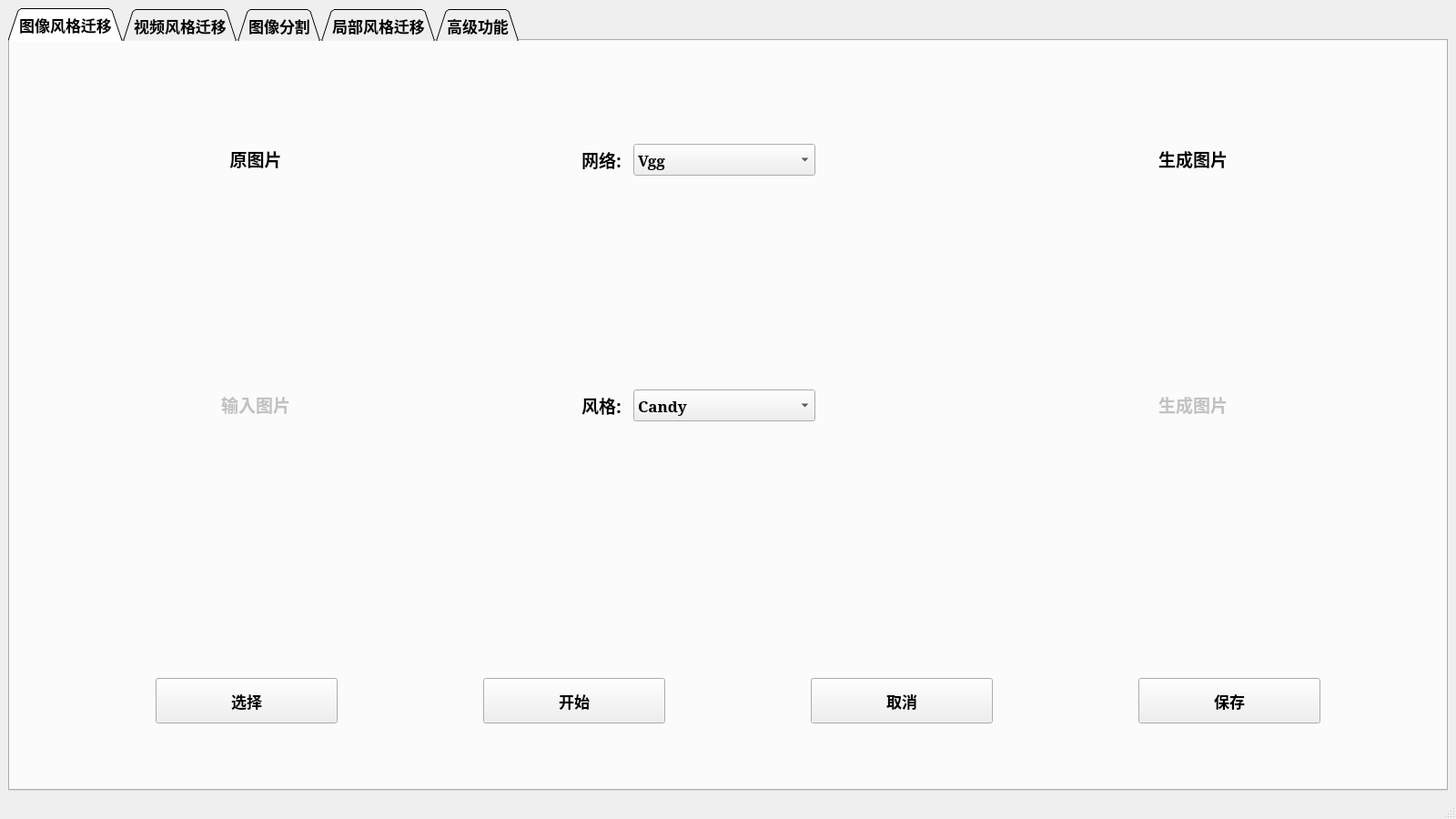
<?xml version="1.0" encoding="UTF-8"?>
<ui version="4.0">
 <class>MainWindow</class>
 <widget class="QMainWindow" name="MainWindow">
  <property name="geometry">
   <rect>
    <x>0</x>
    <y>0</y>
    <width>1600</width>
    <height>900</height>
   </rect>
  </property>
  <property name="windowTitle">
   <string>MainWindow</string>
  </property>
  <widget class="QWidget" name="centralwidget">
   <property name="font">
    <font>
     <family>Constantia</family>
     <pointsize>13</pointsize>
     <weight>75</weight>
     <bold>true</bold>
    </font>
   </property>
   <layout class="QHBoxLayout" name="horizontalLayout">
    <item>
     <widget class="QTabWidget" name="main_gui">
      <property name="font">
       <font>
        <stylestrategy>PreferAntialias</stylestrategy>
       </font>
      </property>
      <property name="focusPolicy">
       <enum>Qt::TabFocus</enum>
      </property>
      <property name="contextMenuPolicy">
       <enum>Qt::DefaultContextMenu</enum>
      </property>
      <property name="acceptDrops">
       <bool>false</bool>
      </property>
      <property name="tabShape">
       <enum>QTabWidget::Triangular</enum>
      </property>
      <property name="currentIndex">
       <number>0</number>
      </property>
      <widget class="QWidget" name="photo_trtansfer">
       <attribute name="title">
        <string>图像风格迁移</string>
       </attribute>
       <widget class="QPushButton" name="photo_pushButton_choice">
        <property name="geometry">
         <rect>
          <x>160</x>
          <y>700</y>
          <width>200</width>
          <height>50</height>
         </rect>
        </property>
        <property name="text">
         <string>选择</string>
        </property>
       </widget>
       <widget class="QLabel" name="photo_label_input">
        <property name="geometry">
         <rect>
          <x>20</x>
          <y>200</y>
          <width>500</width>
          <height>400</height>
         </rect>
        </property>
        <property name="text">
         <string>&lt;html&gt;&lt;head/&gt;&lt;body&gt;&lt;p align=&quot;center&quot;&gt;&lt;span style=&quot; font-size:14pt; color:#c2c2c2;&quot;&gt;输入图片&lt;/span&gt;&lt;/p&gt;&lt;/body&gt;&lt;/html&gt;</string>
        </property>
       </widget>
       <widget class="QLabel" name="photo_label_title">
        <property name="geometry">
         <rect>
          <x>20</x>
          <y>80</y>
          <width>500</width>
          <height>100</height>
         </rect>
        </property>
        <property name="text">
         <string>&lt;html&gt;&lt;head/&gt;&lt;body&gt;&lt;p align=&quot;center&quot;&gt;&lt;span style=&quot; font-size:14pt; font-weight:600; color:#000000;&quot;&gt;原图片&lt;/span&gt;&lt;/p&gt;&lt;/body&gt;&lt;/html&gt;</string>
        </property>
        <property name="wordWrap">
         <bool>false</bool>
        </property>
        <property name="margin">
         <number>3</number>
        </property>
        <property name="indent">
         <number>-1</number>
        </property>
       </widget>
       <widget class="QLabel" name="photo_label_title2">
        <property name="geometry">
         <rect>
          <x>615</x>
          <y>113</y>
          <width>70</width>
          <height>35</height>
         </rect>
        </property>
        <property name="text">
         <string>&lt;html&gt;&lt;head/&gt;&lt;body&gt;&lt;p align=&quot;center&quot;&gt;&lt;span style=&quot; font-size:14pt; font-weight:600; color:#000000;&quot;&gt;网络:&lt;/span&gt;&lt;/p&gt;&lt;/body&gt;&lt;/html&gt;</string>
        </property>
       </widget>
       <widget class="QLabel" name="photo_label_title3">
        <property name="geometry">
         <rect>
          <x>615</x>
          <y>383</y>
          <width>70</width>
          <height>35</height>
         </rect>
        </property>
        <property name="text">
         <string>&lt;html&gt;&lt;head/&gt;&lt;body&gt;&lt;p align=&quot;center&quot;&gt;&lt;span style=&quot; font-size:14pt; font-weight:600; color:#000000;&quot;&gt;风格:&lt;/span&gt;&lt;/p&gt;&lt;/body&gt;&lt;/html&gt;</string>
        </property>
       </widget>
       <widget class="QComboBox" name="photo_comboBox_net">
        <property name="geometry">
         <rect>
          <x>685</x>
          <y>113</y>
          <width>200</width>
          <height>35</height>
         </rect>
        </property>
        <item>
         <property name="text">
          <string>Vgg</string>
         </property>
        </item>
        <item>
         <property name="text">
          <string>Resnet</string>
         </property>
        </item>
        <item>
         <property name="text">
          <string>CycleGan</string>
         </property>
        </item>
       </widget>
       <widget class="QComboBox" name="photo_comboBox_type">
        <property name="geometry">
         <rect>
          <x>685</x>
          <y>383</y>
          <width>200</width>
          <height>35</height>
         </rect>
        </property>
        <item>
         <property name="text">
          <string>Candy</string>
         </property>
        </item>
        <item>
         <property name="text">
          <string>Cezanne</string>
         </property>
        </item>
        <item>
         <property name="text">
          <string>Cubist</string>
         </property>
        </item>
        <item>
         <property name="text">
          <string>Monet</string>
         </property>
        </item>
        <item>
         <property name="text">
          <string>Muse</string>
         </property>
        </item>
        <item>
         <property name="text">
          <string>Rain</string>
         </property>
        </item>
        <item>
         <property name="text">
          <string>Screen</string>
         </property>
        </item>
        <item>
         <property name="text">
          <string>Shipwreck</string>
         </property>
        </item>
        <item>
         <property name="text">
          <string>Strarry</string>
         </property>
        </item>
        <item>
         <property name="text">
          <string>Udnie</string>
         </property>
        </item>
        <item>
         <property name="text">
          <string>ukiyoe</string>
         </property>
        </item>
        <item>
         <property name="text">
          <string>vangogh</string>
         </property>
        </item>
       </widget>
       <widget class="QPushButton" name="photo_pushButton_start">
        <property name="geometry">
         <rect>
          <x>520</x>
          <y>700</y>
          <width>200</width>
          <height>50</height>
         </rect>
        </property>
        <property name="text">
         <string>开始</string>
        </property>
       </widget>
       <widget class="QLabel" name="photo_label_title4">
        <property name="geometry">
         <rect>
          <x>1050</x>
          <y>80</y>
          <width>500</width>
          <height>100</height>
         </rect>
        </property>
        <property name="text">
         <string>&lt;html&gt;&lt;head/&gt;&lt;body&gt;&lt;p align=&quot;center&quot;&gt;&lt;span style=&quot; font-size:14pt; color:#000000;&quot;&gt;生成图片&lt;/span&gt;&lt;/p&gt;&lt;/body&gt;&lt;/html&gt;</string>
        </property>
       </widget>
       <widget class="QLabel" name="photo_label_output">
        <property name="geometry">
         <rect>
          <x>1050</x>
          <y>200</y>
          <width>500</width>
          <height>400</height>
         </rect>
        </property>
        <property name="text">
         <string>&lt;html&gt;&lt;head/&gt;&lt;body&gt;&lt;p align=&quot;center&quot;&gt;&lt;span style=&quot; font-size:14pt; color:#c2c2c2;&quot;&gt;生成图片&lt;/span&gt;&lt;/p&gt;&lt;/body&gt;&lt;/html&gt;</string>
        </property>
       </widget>
       <widget class="QPushButton" name="photo_pushButton_cancel">
        <property name="geometry">
         <rect>
          <x>880</x>
          <y>700</y>
          <width>200</width>
          <height>50</height>
         </rect>
        </property>
        <property name="text">
         <string>取消</string>
        </property>
       </widget>
       <widget class="QPushButton" name="photo_pushButton_download">
        <property name="geometry">
         <rect>
          <x>1240</x>
          <y>700</y>
          <width>200</width>
          <height>50</height>
         </rect>
        </property>
        <property name="text">
         <string>保存</string>
        </property>
       </widget>
      </widget>
      <widget class="QWidget" name="video_transfer">
       <attribute name="title">
        <string>视频风格迁移</string>
       </attribute>
      </widget>
      <widget class="QWidget" name="photo_cut">
       <attribute name="title">
        <string>图像分割</string>
       </attribute>
       <widget class="QLabel" name="cutphoto_label_title_2">
        <property name="geometry">
         <rect>
          <x>20</x>
          <y>80</y>
          <width>450</width>
          <height>100</height>
         </rect>
        </property>
        <property name="text">
         <string>&lt;html&gt;&lt;head/&gt;&lt;body&gt;&lt;p align=&quot;center&quot;&gt;&lt;span style=&quot; font-size:14pt; font-weight:600; color:#000000;&quot;&gt;原图片&lt;/span&gt;&lt;/p&gt;&lt;/body&gt;&lt;/html&gt;</string>
        </property>
        <property name="wordWrap">
         <bool>false</bool>
        </property>
        <property name="margin">
         <number>3</number>
        </property>
        <property name="indent">
         <number>-1</number>
        </property>
       </widget>
       <widget class="QLabel" name="cutphoto_label_input">
        <property name="geometry">
         <rect>
          <x>20</x>
          <y>230</y>
          <width>450</width>
          <height>300</height>
         </rect>
        </property>
        <property name="text">
         <string>&lt;html&gt;&lt;head/&gt;&lt;body&gt;&lt;p align=&quot;center&quot;&gt;&lt;span style=&quot; font-size:14pt; color:#c2c2c2;&quot;&gt;输入图片&lt;/span&gt;&lt;/p&gt;&lt;/body&gt;&lt;/html&gt;</string>
        </property>
       </widget>
       <widget class="QPushButton" name="cutphoto_pushButton_choice">
        <property name="geometry">
         <rect>
          <x>160</x>
          <y>700</y>
          <width>200</width>
          <height>50</height>
         </rect>
        </property>
        <property name="text">
         <string>选择</string>
        </property>
       </widget>
       <widget class="QLabel" name="cutphoto_label_title_3">
        <property name="geometry">
         <rect>
          <x>850</x>
          <y>80</y>
          <width>500</width>
          <height>100</height>
         </rect>
        </property>
        <property name="text">
         <string>&lt;html&gt;&lt;head/&gt;&lt;body&gt;&lt;p align=&quot;center&quot;&gt;&lt;span style=&quot; font-size:14pt; color:#000000;&quot;&gt;生成图片&lt;/span&gt;&lt;/p&gt;&lt;/body&gt;&lt;/html&gt;</string>
        </property>
       </widget>
       <widget class="QLabel" name="cutphoto_label_output_main">
        <property name="geometry">
         <rect>
          <x>600</x>
          <y>230</y>
          <width>450</width>
          <height>300</height>
         </rect>
        </property>
        <property name="text">
         <string>&lt;html&gt;&lt;head/&gt;&lt;body&gt;&lt;p align=&quot;center&quot;&gt;&lt;span style=&quot; font-size:14pt; color:#c2c2c2;&quot;&gt;生成主图片&lt;/span&gt;&lt;/p&gt;&lt;/body&gt;&lt;/html&gt;</string>
        </property>
       </widget>
       <widget class="QPushButton" name="cutphoto_pushButton_cancel">
        <property name="geometry">
         <rect>
          <x>880</x>
          <y>700</y>
          <width>200</width>
          <height>50</height>
         </rect>
        </property>
        <property name="text">
         <string>取消</string>
        </property>
       </widget>
       <widget class="QPushButton" name="cutphoto_pushButton_start">
        <property name="geometry">
         <rect>
          <x>520</x>
          <y>700</y>
          <width>200</width>
          <height>50</height>
         </rect>
        </property>
        <property name="text">
         <string>开始</string>
        </property>
       </widget>
       <widget class="QLabel" name="cutphoto_label_output_back">
        <property name="geometry">
         <rect>
          <x>1100</x>
          <y>230</y>
          <width>450</width>
          <height>300</height>
         </rect>
        </property>
        <property name="text">
         <string>&lt;html&gt;&lt;head/&gt;&lt;body&gt;&lt;p align=&quot;center&quot;&gt;&lt;span style=&quot; font-size:14pt; color:#c2c2c2;&quot;&gt;生成背景图片&lt;/span&gt;&lt;/p&gt;&lt;/body&gt;&lt;/html&gt;</string>
        </property>
       </widget>
       <widget class="QLabel" name="cutphoto_label">
        <property name="geometry">
         <rect>
          <x>530</x>
          <y>340</y>
          <width>41</width>
          <height>61</height>
         </rect>
        </property>
        <property name="text">
         <string/>
        </property>
        <property name="pixmap">
         <pixmap>img/箭头.png</pixmap>
        </property>
        <property name="scaledContents">
         <bool>true</bool>
        </property>
       </widget>
       <widget class="QPushButton" name="cutphoto_pushButton_download">
        <property name="geometry">
         <rect>
          <x>1240</x>
          <y>700</y>
          <width>200</width>
          <height>50</height>
         </rect>
        </property>
        <property name="text">
         <string>保存</string>
        </property>
       </widget>
      </widget>
      <widget class="QWidget" name="deeplabv3">
       <attribute name="title">
        <string>局部风格迁移</string>
       </attribute>
       <widget class="QLabel" name="cut_label_title1">
        <property name="geometry">
         <rect>
          <x>20</x>
          <y>80</y>
          <width>500</width>
          <height>100</height>
         </rect>
        </property>
        <property name="text">
         <string>&lt;html&gt;&lt;head/&gt;&lt;body&gt;&lt;p align=&quot;center&quot;&gt;&lt;span style=&quot; font-size:14pt; font-weight:600; color:#000000;&quot;&gt;原图片&lt;/span&gt;&lt;/p&gt;&lt;/body&gt;&lt;/html&gt;</string>
        </property>
        <property name="wordWrap">
         <bool>false</bool>
        </property>
        <property name="margin">
         <number>3</number>
        </property>
        <property name="indent">
         <number>-1</number>
        </property>
       </widget>
       <widget class="QLabel" name="cut_label_input">
        <property name="geometry">
         <rect>
          <x>20</x>
          <y>200</y>
          <width>500</width>
          <height>400</height>
         </rect>
        </property>
        <property name="text">
         <string>&lt;html&gt;&lt;head/&gt;&lt;body&gt;&lt;p align=&quot;center&quot;&gt;&lt;span style=&quot; font-size:14pt; color:#c2c2c2;&quot;&gt;输入图片&lt;/span&gt;&lt;/p&gt;&lt;/body&gt;&lt;/html&gt;</string>
        </property>
       </widget>
       <widget class="QPushButton" name="cut_pushButton_choice">
        <property name="geometry">
         <rect>
          <x>160</x>
          <y>700</y>
          <width>200</width>
          <height>50</height>
         </rect>
        </property>
        <property name="text">
         <string>选择</string>
        </property>
       </widget>
       <widget class="QLabel" name="cut_label_title2">
        <property name="geometry">
         <rect>
          <x>615</x>
          <y>113</y>
          <width>70</width>
          <height>35</height>
         </rect>
        </property>
        <property name="text">
         <string>&lt;html&gt;&lt;head/&gt;&lt;body&gt;&lt;p align=&quot;center&quot;&gt;&lt;span style=&quot; font-size:14pt; font-weight:600; color:#000000;&quot;&gt;网络:&lt;/span&gt;&lt;/p&gt;&lt;/body&gt;&lt;/html&gt;</string>
        </property>
       </widget>
       <widget class="QComboBox" name="cut_comboBox_net">
        <property name="geometry">
         <rect>
          <x>685</x>
          <y>113</y>
          <width>200</width>
          <height>35</height>
         </rect>
        </property>
        <item>
         <property name="text">
          <string>Vgg</string>
         </property>
        </item>
        <item>
         <property name="text">
          <string>Resnet</string>
         </property>
        </item>
        <item>
         <property name="text">
          <string>CycleGan</string>
         </property>
        </item>
       </widget>
       <widget class="QLabel" name="cut_label_title3">
        <property name="geometry">
         <rect>
          <x>615</x>
          <y>383</y>
          <width>70</width>
          <height>35</height>
         </rect>
        </property>
        <property name="text">
         <string>&lt;html&gt;&lt;head/&gt;&lt;body&gt;&lt;p align=&quot;center&quot;&gt;&lt;span style=&quot; font-size:14pt; font-weight:600; color:#000000;&quot;&gt;风格:&lt;/span&gt;&lt;/p&gt;&lt;/body&gt;&lt;/html&gt;</string>
        </property>
       </widget>
       <widget class="QComboBox" name="cut_comboBox_type">
        <property name="geometry">
         <rect>
          <x>685</x>
          <y>383</y>
          <width>200</width>
          <height>35</height>
         </rect>
        </property>
        <item>
         <property name="text">
          <string>Candy</string>
         </property>
        </item>
        <item>
         <property name="text">
          <string>Cezanne</string>
         </property>
        </item>
        <item>
         <property name="text">
          <string>Cubist</string>
         </property>
        </item>
        <item>
         <property name="text">
          <string>Monet</string>
         </property>
        </item>
        <item>
         <property name="text">
          <string>Muse</string>
         </property>
        </item>
        <item>
         <property name="text">
          <string>Rain</string>
         </property>
        </item>
        <item>
         <property name="text">
          <string>Screen</string>
         </property>
        </item>
        <item>
         <property name="text">
          <string>Shipwreck</string>
         </property>
        </item>
        <item>
         <property name="text">
          <string>Strarry</string>
         </property>
        </item>
        <item>
         <property name="text">
          <string>Udnie</string>
         </property>
        </item>
        <item>
         <property name="text">
          <string>ukiyoe</string>
         </property>
        </item>
        <item>
         <property name="text">
          <string>vangogh</string>
         </property>
        </item>
       </widget>
       <widget class="QPushButton" name="cut_pushButton_start">
        <property name="geometry">
         <rect>
          <x>520</x>
          <y>700</y>
          <width>200</width>
          <height>50</height>
         </rect>
        </property>
        <property name="text">
         <string>开始</string>
        </property>
       </widget>
       <widget class="QLabel" name="cut_label_title4">
        <property name="geometry">
         <rect>
          <x>1050</x>
          <y>80</y>
          <width>500</width>
          <height>100</height>
         </rect>
        </property>
        <property name="text">
         <string>&lt;html&gt;&lt;head/&gt;&lt;body&gt;&lt;p align=&quot;center&quot;&gt;&lt;span style=&quot; font-size:14pt; color:#000000;&quot;&gt;生成图片&lt;/span&gt;&lt;/p&gt;&lt;/body&gt;&lt;/html&gt;</string>
        </property>
       </widget>
       <widget class="QLabel" name="cut_label_title5">
        <property name="geometry">
         <rect>
          <x>1050</x>
          <y>200</y>
          <width>500</width>
          <height>400</height>
         </rect>
        </property>
        <property name="text">
         <string>&lt;html&gt;&lt;head/&gt;&lt;body&gt;&lt;p align=&quot;center&quot;&gt;&lt;span style=&quot; font-size:14pt; color:#c2c2c2;&quot;&gt;生成图片&lt;/span&gt;&lt;/p&gt;&lt;/body&gt;&lt;/html&gt;</string>
        </property>
       </widget>
       <widget class="QPushButton" name="cut_pushButton_cancel">
        <property name="geometry">
         <rect>
          <x>880</x>
          <y>700</y>
          <width>200</width>
          <height>50</height>
         </rect>
        </property>
        <property name="text">
         <string>取消</string>
        </property>
       </widget>
       <widget class="QPushButton" name="cut_pushButton_download">
        <property name="geometry">
         <rect>
          <x>1240</x>
          <y>700</y>
          <width>200</width>
          <height>50</height>
         </rect>
        </property>
        <property name="text">
         <string>保存</string>
        </property>
       </widget>
      </widget>
      <widget class="QWidget" name="transfer_type">
       <attribute name="title">
        <string>高级功能</string>
       </attribute>
       <widget class="QLabel" name="transfer_label_title1">
        <property name="geometry">
         <rect>
          <x>20</x>
          <y>50</y>
          <width>450</width>
          <height>100</height>
         </rect>
        </property>
        <property name="text">
         <string>&lt;html&gt;&lt;head/&gt;&lt;body&gt;&lt;p align=&quot;center&quot;&gt;&lt;span style=&quot; font-size:14pt; font-weight:600; color:#000000;&quot;&gt;原图片&lt;/span&gt;&lt;/p&gt;&lt;/body&gt;&lt;/html&gt;</string>
        </property>
        <property name="wordWrap">
         <bool>false</bool>
        </property>
        <property name="margin">
         <number>3</number>
        </property>
        <property name="indent">
         <number>-1</number>
        </property>
       </widget>
       <widget class="QLabel" name="transfer_label_input">
        <property name="geometry">
         <rect>
          <x>10</x>
          <y>230</y>
          <width>450</width>
          <height>300</height>
         </rect>
        </property>
        <property name="text">
         <string>&lt;html&gt;&lt;head/&gt;&lt;body&gt;&lt;p align=&quot;center&quot;&gt;&lt;span style=&quot; font-size:14pt; color:#c2c2c2;&quot;&gt;输入图片&lt;/span&gt;&lt;/p&gt;&lt;/body&gt;&lt;/html&gt;</string>
        </property>
       </widget>
       <widget class="QPushButton" name="transfer_pushButton_choice">
        <property name="geometry">
         <rect>
          <x>50</x>
          <y>700</y>
          <width>200</width>
          <height>50</height>
         </rect>
        </property>
        <property name="text">
         <string>选择图片</string>
        </property>
       </widget>
       <widget class="QLabel" name="transfer_label_intype">
        <property name="geometry">
         <rect>
          <x>550</x>
          <y>230</y>
          <width>450</width>
          <height>300</height>
         </rect>
        </property>
        <property name="text">
         <string>&lt;html&gt;&lt;head/&gt;&lt;body&gt;&lt;p align=&quot;center&quot;&gt;&lt;span style=&quot; font-size:14pt; color:#c2c2c2;&quot;&gt;风格图片&lt;/span&gt;&lt;/p&gt;&lt;/body&gt;&lt;/html&gt;</string>
        </property>
       </widget>
       <widget class="QLabel" name="transfer_label_output">
        <property name="geometry">
         <rect>
          <x>1100</x>
          <y>230</y>
          <width>450</width>
          <height>300</height>
         </rect>
        </property>
        <property name="text">
         <string>&lt;html&gt;&lt;head/&gt;&lt;body&gt;&lt;p align=&quot;center&quot;&gt;&lt;span style=&quot; font-size:14pt; color:#c2c2c2;&quot;&gt;生成图片&lt;/span&gt;&lt;/p&gt;&lt;/body&gt;&lt;/html&gt;</string>
        </property>
       </widget>
       <widget class="QLabel" name="transfer_label_title2">
        <property name="geometry">
         <rect>
          <x>590</x>
          <y>50</y>
          <width>450</width>
          <height>100</height>
         </rect>
        </property>
        <property name="text">
         <string>&lt;html&gt;&lt;head/&gt;&lt;body&gt;&lt;p align=&quot;center&quot;&gt;&lt;span style=&quot; font-size:14pt; color:#000000;&quot;&gt;生成图片&lt;/span&gt;&lt;/p&gt;&lt;/body&gt;&lt;/html&gt;</string>
        </property>
       </widget>
       <widget class="QLabel" name="transfer_label_title3">
        <property name="geometry">
         <rect>
          <x>1110</x>
          <y>50</y>
          <width>450</width>
          <height>100</height>
         </rect>
        </property>
        <property name="text">
         <string>&lt;html&gt;&lt;head/&gt;&lt;body&gt;&lt;p align=&quot;center&quot;&gt;&lt;span style=&quot; font-size:14pt; color:#000000;&quot;&gt;生成图片&lt;/span&gt;&lt;/p&gt;&lt;/body&gt;&lt;/html&gt;</string>
        </property>
       </widget>
       <widget class="QLabel" name="label_2">
        <property name="geometry">
         <rect>
          <x>1030</x>
          <y>350</y>
          <width>40</width>
          <height>60</height>
         </rect>
        </property>
        <property name="text">
         <string/>
        </property>
        <property name="pixmap">
         <pixmap>img/箭头.png</pixmap>
        </property>
        <property name="scaledContents">
         <bool>true</bool>
        </property>
       </widget>
       <widget class="QPushButton" name="transfer_pushButton_start">
        <property name="geometry">
         <rect>
          <x>700</x>
          <y>700</y>
          <width>200</width>
          <height>50</height>
         </rect>
        </property>
        <property name="text">
         <string>开始</string>
        </property>
       </widget>
       <widget class="QPushButton" name="transfer_pushButton_cancel">
        <property name="geometry">
         <rect>
          <x>1025</x>
          <y>700</y>
          <width>200</width>
          <height>50</height>
         </rect>
        </property>
        <property name="text">
         <string>取消</string>
        </property>
       </widget>
       <widget class="QPushButton" name="transfer_pushButton_type">
        <property name="geometry">
         <rect>
          <x>375</x>
          <y>700</y>
          <width>200</width>
          <height>50</height>
         </rect>
        </property>
        <property name="text">
         <string>选择风格</string>
        </property>
       </widget>
       <widget class="QLabel" name="photo_label_title2_2">
        <property name="geometry">
         <rect>
          <x>970</x>
          <y>580</y>
          <width>70</width>
          <height>35</height>
         </rect>
        </property>
        <property name="text">
         <string>&lt;html&gt;&lt;head/&gt;&lt;body&gt;&lt;p align=&quot;center&quot;&gt;&lt;span style=&quot; font-size:14pt; font-weight:600; color:#000000;&quot;&gt;网络:&lt;/span&gt;&lt;/p&gt;&lt;/body&gt;&lt;/html&gt;</string>
        </property>
       </widget>
       <widget class="QComboBox" name="photo_comboBox_net_2">
        <property name="geometry">
         <rect>
          <x>1040</x>
          <y>580</y>
          <width>200</width>
          <height>35</height>
         </rect>
        </property>
        <item>
         <property name="text">
          <string>Vgg</string>
         </property>
        </item>
        <item>
         <property name="text">
          <string>Resnet</string>
         </property>
        </item>
        <item>
         <property name="text">
          <string>CycleGan</string>
         </property>
        </item>
       </widget>
       <widget class="QPushButton" name="transfer_pushButton_download">
        <property name="geometry">
         <rect>
          <x>1350</x>
          <y>700</y>
          <width>200</width>
          <height>50</height>
         </rect>
        </property>
        <property name="text">
         <string>保存</string>
        </property>
       </widget>
      </widget>
     </widget>
    </item>
   </layout>
  </widget>
  <widget class="QStatusBar" name="statusbar"/>
 </widget>
 <resources/>
 <connections/>
</ui>
